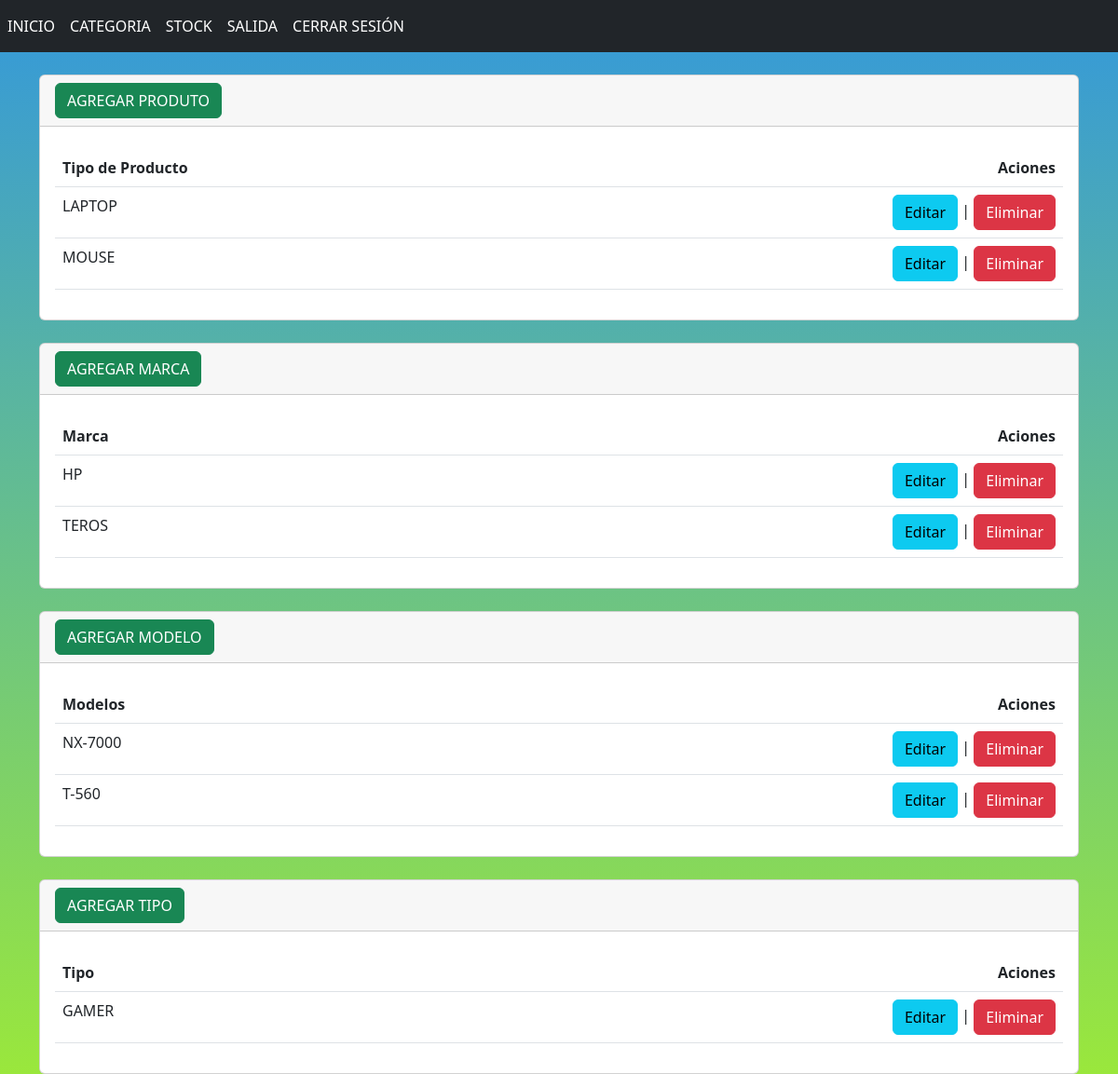
Screenshot of /ListarCT/ with the database file from the repository.
### categorias/models.py (models this page shows, shortened)
class Producto(models.Model):
    N_producto = models.CharField(max_length=200, unique=True)

class Marca(models.Model):
    N_marca = models.CharField(max_length=100, unique=True)

class Modelo(models.Model):
    N_modelo = models.CharField(max_length=200, unique=True)

class Tipo(models.Model):
    N_tipo = models.CharField(max_length=200)

### categorias/views.py (the view)
# urls.py: path('ListarCT/', Listar,name='ListarCT'),
def Listar (request):
    productos = Producto.objects.all()
    marcas = Marca.objects.all()
    modelos = Modelo.objects.all()
    tipos = Tipo.objects.all()
    contenido = {'productos': productos,
                 'marcas': marcas,
                 'modelos': modelos,
                 'tipos': tipos}
    return render(request,'LisCategoria.html',contenido)

### templates/LisCategoria.html (shortened to what this page needs)
{% extends "base1.html" %}
{% block contenido %}
<br>
<div class="card">
    <div class="card-header">
        <a name="" id="" class="btn btn-success" href="{% url 'AgregarCTP' %}" role="button">AGREGAR PRODUTO</a>
    </div>
    <div class="card-body">
        <table class="table">
            <thead>
                <tr>
                    <th>Tipo de Producto</th>
                    <th style="text-align: right;">Aciones</th>
                </tr>
            </thead>
            <tbody>
                {% for Producto in productos %}
                <tr>
                    <td>{{Producto.N_producto}}</td>
                    <td style="text-align: right;"><a name="" id="" class="btn btn-info" href="{% url 'EditarCT' Producto.N_producto %}" role="button">Editar</a>
                        |
                        <a name="" id="" class="btn btn-danger" href="{% url 'EliminarCT' Producto.N_producto %}" role="button">Eliminar</a>
                    </td>
                </tr>
                {% endfor %}
            </tbody>
        </table>
    </div>
</div>
<br>
<div class="card">
    <div class="card-header">
        <a name="" id="" class="btn btn-success" href="{% url 'AgregarCTM' %}" role="button">AGREGAR MARCA</a>
    </div>
    <div class="card-body">
        <table class="table">
            <thead>
                <tr>
                    <th>Marca</th>
                    <th style="text-align: right;">Aciones</th>
                </tr>
            </thead>
            <tbody>
                {% for Marca in marcas%}
                <tr>
                    <td>{{Marca.N_marca}}</td>
                    <td style="text-align: right;"><a name="" id="" class="btn btn-info" href="{% url 'EditarCTM' Marca.N_marca %}" role="button">Editar</a>
                        |
                        <a name="" id="" class="btn btn-danger" href="{% url 'EliminarCTM' Marca.N_marca %}" role="button">Eliminar</a>
                    </td>
                </tr>
                {% endfor %}
            </tbody>
        </table>
    </div>
</div>
<br>
<div class="card">
    <div class="card-header">
        <a name="" id="" class="btn btn-success" href="{% url 'AgregarCTMD' %}" role="button">AGREGAR MODELO</a>
    </div>
    <div class="card-body">
        <table class="table">
            <thead>
                <tr>
                    <th>Modelos</th>
                    <th style="text-align: right;">Aciones</th>
                </tr>
            </thead>
            <tbody>
                {% for Modelo in modelos%}
                <tr>
                    <td>{{Modelo.N_modelo}}</td>
                    <td style="text-align: right;">
                        <a name="" id="" class="btn btn-info" href="{%url 'EditarCTMD' Modelo.N_modelo%}" role="button">Editar</a>
                        |
                        <a name="" id="" class="btn btn-danger" href="{%url 'EliminarCTMD' Modelo.N_modelo%}" role="button">Eliminar</a>
                    </td>
                </tr>
                {% endfor %}
            </tbody>
        </table>
    </div>
</div>
<br>
<div class="card">
    <div class="card-header">
        <a name="" id="" class="btn btn-success" href="{% url 'AgregarCTT' %}" role="button">AGREGAR TIPO</a>
    </div>
    <div class="card-body">
        <table class="table">
            <thead>
                <tr>
                    <th>Tipo</th>
                    <th style="text-align: right;">Aciones</th>
                </tr>
            </thead>
            <tbody>
                {% for Tipo in tipos%}
                <tr>
                    <td>{{Tipo.N_tipo}}</td>
                    <td style="text-align: right;"><a name="" id="" class="btn btn-info" href="{%url 'EditarCTT' Tipo.N_tipo%}" role="button">Editar</a>
                        |
                        <a name="" id="" class="btn btn-danger" href="{% url 'EliminarCTT' Tipo.N_tipo %}" role="button">Eliminar</a>
                    </td>
                </tr>
                {% endfor %}
            </tbody>
        </table>
    </div>
</div>
{% endblock %}

### templates/base1.html (style rules this page uses)
body::before { content: ""; position: fixed; top: 0; left: 0; width: 100%; height: 100%; background: linear-gradient(to bottom, #3498db, #9ae73c); z-index: -1; }

### rows the page displays
Producto: N_producto "LAPTOP"
Producto: N_producto "MOUSE"
Marca: N_marca "HP"
Marca: N_marca "TEROS"
Modelo: N_modelo "NX-7000"
Modelo: N_modelo "T-560"
Tipo: N_tipo "GAMER"
